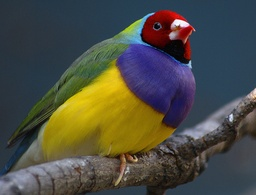
#> input picture Python/bird_small.jpg, 256 x 195 px, shrunk from 500 x 381 before the run
$ python MP11_ImageSmoothing.py
#> lines starting #> are read from the running program, lines starting #| are printed output that depends on the picture
import cv2 as cv
import numpy as np
from PIL import Image

# img = cv.imread("Lenna.jpg", cv.IMREAD_COLOR)
# imgPIL = Image.open('Lenna.jpg')

img = cv.imread("bird_small.jpg", cv.IMREAD_COLOR)
#> img is the input picture: shape (195, 256, 3); mean B, G, R 67.1, 76.7, 76
imgPIL = Image.open('bird_small.jpg')

class imageSize:
    height, width, _ = img.shape

def ImageSmoothing(imgPIL, mask):
#> called with mask = 3
    if mask == 3:
        offset = 1
    if mask == 5:
        offset = 2
    if mask == 7:
        offset = 3
    if mask == 9:
        offset = 4
    SmoothedImage = Image.new(imgPIL.mode, imgPIL.size)
#> SmoothedImage: PIL image 256x195 RGB; every value is 0
    for x in range(offset, imageSize.width - offset):
        for y in range(offset, imageSize.height - offset):
            #Lay gia tri cac diem anh tai vi tri (x,y)
            Rs = 0
            Gs = 0
            Bs = 0
            for i in range(x - offset,x + offset + 1):
                for j in range(y - offset,y + offset + 1):
                    #Lay gia tri cac diem anh tai vi tri (x,y)
                    R, G, B = imgPIL.getpixel((i,j))
                    Rs += R
                    Gs += G
                    Bs += B
            K = mask * mask
            Rs = np.uint8(Rs/K)
            Bs = np.uint8(Bs/K)
            Gs = np.uint8(Gs/K)

            SmoothedImage.putpixel((x,y),(Bs, Gs, Rs))
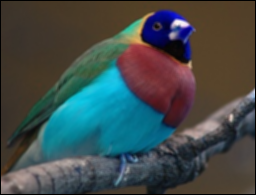
#> SmoothedImage: PIL image 256x195 RGB; mean R, G, B 65.3, 75.1, 74.6

    SmoothedImage3x3_CV = np.array(SmoothedImage)
    return SmoothedImage3x3_CV


img_3x3 = ImageSmoothing(imgPIL, 3)
img_5x5 = ImageSmoothing(imgPIL, 5)
#> call 2 of ImageSmoothing, with mask = 5
#> after the loop in ImageSmoothing (call 2), `for x in range(offset, imageSize.width - offset):`:
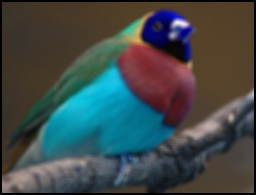
#> SmoothedImage: PIL image 256x195 RGB; mean R, G, B 64, 74, 73.6
img_7x7 = ImageSmoothing(imgPIL, 7)
img_9x9 = ImageSmoothing(imgPIL, 9)
#> call 4 of ImageSmoothing, with mask = 9
#> after the loop in ImageSmoothing (call 4), `for x in range(offset, imageSize.width - offset):`:
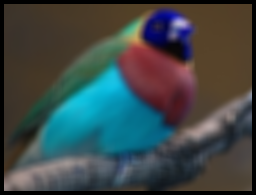
#> SmoothedImage: PIL image 256x195 RGB; mean R, G, B 61.4, 71.8, 71.8

cv.imshow('Anh Goc', img)
cv.imshow('Anh lam muot 3x3', img_3x3)
cv.imshow('Anh lam muot 5x5', img_5x5)
cv.imshow('Anh lam muot 7x7', img_7x7)
cv.imshow('Anh lam muot 9x9', img_9x9)
cv.waitKey(0)
cv.destroyAllWindows()
